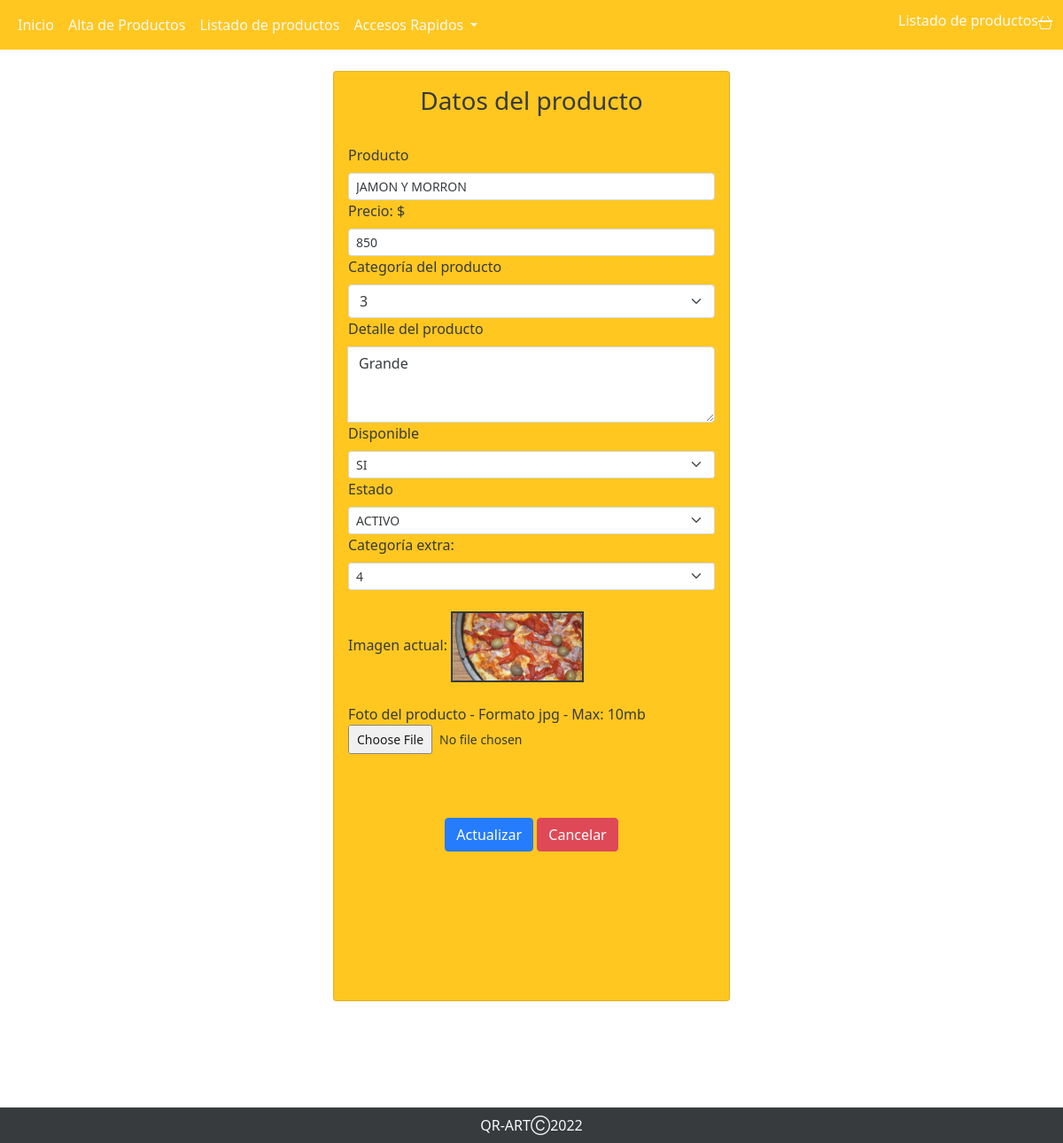
Page /perfiles/perfil_admin/abm_productos/actualizar_prod.php?id=21 on the earlier database version.
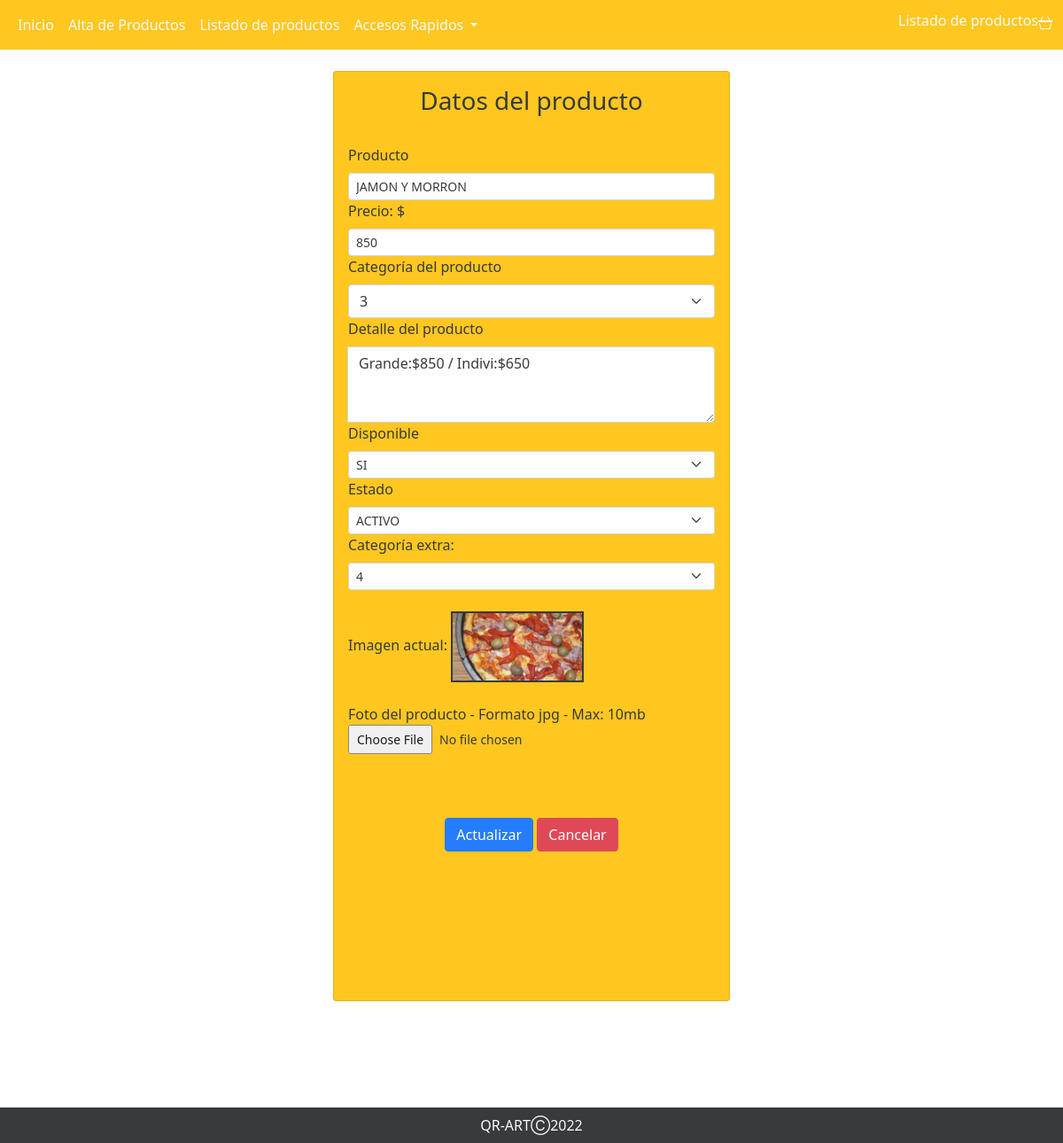
Same page on the later database version.
### tables this page shows
CREATE TABLE `productos` (
  `cod_prod` int(6) NOT NULL,
  `categoria_prod` text NOT NULL,
  `nombre_prod` text NOT NULL,
  `precio_prod` decimal(10,0) NOT NULL,
  `detalle_prod` text NOT NULL,
  `foto_prod` text NOT NULL,
  `prod_disponible` tinyint(1) NOT NULL,
  `requiere_cocina` tinyint(1) NOT NULL,
  `est_baja_prod` tinyint(1) NOT NULL,
  `categ_extra` text NOT NULL,
  `nota_prod` text NOT NULL
);

### perfiles/perfil_admin/abm_productos/actualizar_prod.php (the view, shortened to what the changed rows need)
<?php
$conexion=mysqli_connect("localhost","root","","qr_art");
$id= $_GET['id'];
$sql="SELECT * FROM productos WHERE cod_prod='$id'";
$result=mysqli_query($conexion, $sql);
$result_query=mysqli_num_rows($result);
if($result_query == 0){
  header('location:modificacionproducto.php');
}else{
  while($data=mysqli_fetch_array($result)) {
    $nombre_prod = $data['nombre_prod'];
    $precio_prod = $data['precio_prod'];
    $categoria_prod = $data['categoria_prod'];
    $detalle_prod = $data['detalle_prod'];
    $prod_disponible = $data['prod_disponible'];
    $foto_prod = $data['foto_prod'];
    $est_baja_prod = $data['est_baja_prod'];
    $categ_extra = $data['categ_extra'];
  }
}
?>
<!DOCTYPE html>
<html lang="en">
<head>
    <link rel="stylesheet" href="https://cdnjs.cloudflare.com/ajax/libs/twitter-bootstrap/5.1.3/css/bootstrap.min.css">
    <link rel="stylesheet" href="https://cdn.datatables.net/1.12.1/css/dataTables.bootstrap5.min.css">
    <link rel="stylesheet " href="../../../assets/stylemodip.css">
    <link rel="stylesheet " href="../../../assets/stylesnav.css">
    <link rel="stylesheet " href="../../../assets/backp.css">
</head>
<body>
<br>
<div class="container">
  <div class="d-flex justify-content-center h-100">
    <div class="card" style="width: 28rem;">
      <div class="card-body">
        <form  action = update_prod.php method="post" enctype="multipart/form-data">
                      <h3 class="text-sm-center">Datos del producto</h3>
                        <label for="formFile " class="form-label text-dark ">Producto</label>
                        <div class="input-group-sm form-group">
                            <input type="text" class="form-control" placeholder="Nombre" id="nombre_prod" name="nombre_prod" value="<?php echo $nombre_prod; ?>"  autofocus required>
                        </div>
                        <label for="formFile" class="form-label text-dark">Precio: $</label>
                        <div class="input-group-sm form-group">
                            <input type="number" step="0.01" min="0" class="form-control" placeholder="Precio" name="precio_prod" id="precio_prod" value=<?php echo $precio_prod; ?> autofocus required>
                        </div>
                        <label for="formFile" class="form-label text-dark" name="categoria_prod" id="categoria_prod" value=<?php echo $categoria_prod; ?>>Categoría del producto </label>
                        <select class="form-select" name="categoria_prod" id="categoria_prod"  aria-label="Default select example">
                            <option value= <?php echo $categoria_prod; ?>><?php echo $categoria_prod; ?></option>
                          </select>
                        <label for="formFile " class="form-label text-dark " >Detalle del producto</label>
                        <div class="input-group form-group">
                            <textarea type="text" class="form-control" placeholder="Detalle del producto" rows="3" id="detalle_prod " name="detalle_prod" value="<?php echo $detalle_prod; ?>"  autofocus required><?php echo $detalle_prod; ?></textarea>
                        </div>
                        <label for="formFile" class="form-label text-dark" name="prod_disponible" id="prod_disponible" value=<?php echo $prod_disponible; ?>>Disponible </label>
                        <select class="form-select form-select-sm" name="prod_disponible" id="prod_disponible"  aria-label="Default select example">
                        <?php
                        $showvalue= " ";
                        if ($prod_disponible == 0){
                          $showvalue = "NO";
                        }else {
                          $showvalue = "SI";
                        }
                        ?>
                            <option value= <?php echo $prod_disponible; ?>><?php echo $showvalue; ?></option>
                          </select>
                        <label for="formFile" class="form-label text-dark" name="est_baja_prod" id="est_baja_prod" value=<?php echo $est_baja_prod; ?>>Estado </label>
                        <select class="form-select form-select-sm" name="est_baja_prod" id="est_baja_prod"  aria-label="Default select example">
                        <?php
                        $showvalue= " ";
                        if ($est_baja_prod == 0){
                          $showvalue = "INACTIVO";
                        }else {
                          $showvalue = "ACTIVO";
                        }
                        ?>
                            <option value= <?php echo $est_baja_prod; ?>><?php echo $showvalue; ?></option>
                          </select>
                        <label for="formFile" class="form-label text-dark" name="categ_extra" id="categ_extra" value=<?php echo $categ_extra; ?>>Categoría extra: </label>
                        <select class="form-select form-select-sm" name="categ_extra" id="categ_extra"  aria-label="Default select example">
                            <option value=<?php echo $categ_extra; ?>><?php echo $categ_extra; ?></option>
                          </select>
                        <br>
                        <div class="sm-3">
                            <label for="formFile " class="form-label text-dark ">Imagen actual: </label>
                            <img style="border: 2px solid ; width: 150px" alt="" src="<?php echo "../../../imagenes/productos/".$foto_prod ?>">
                            <br>
                            <br>
                            <label for="formFile" class="form-label-sm" name="foto_prod" id="foto_prod">Foto del producto - Formato jpg - Max: 10mb</label>
                            <input class="form-control-sm" type="file" name="foto_prod" id="foto_prod" value=<?php echo $foto_prod; ?>>
                        </div>
                        <br>
                        <br>
                        <br>
                        <div class="col text-center">
                        <button type="submit" class= "btn btn-primary"  id="boton" name="boton" value="0">Actualizar </button>
                        <button type="submit" class= "btn btn-danger" id="boton" name="boton" value="1"> Cancelar </button>
                        </div>
                </div>
                <link rel="stylesheet" href="">
            </div>

Differences in the rows shown:
changed productos "JAMON Y MORRON": detalle_prod "Grande" → "Grande:$850 / Indivi:$650"
